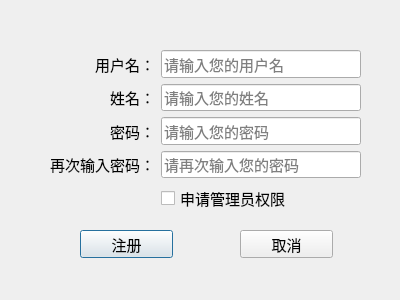
<?xml version="1.0" encoding="UTF-8"?>
<ui version="4.0">
 <class>SignupDialog</class>
 <widget class="QDialog" name="SignupDialog">
  <property name="geometry">
   <rect>
    <x>0</x>
    <y>0</y>
    <width>400</width>
    <height>300</height>
   </rect>
  </property>
  <property name="minimumSize">
   <size>
    <width>400</width>
    <height>300</height>
   </size>
  </property>
  <property name="maximumSize">
   <size>
    <width>400</width>
    <height>300</height>
   </size>
  </property>
  <property name="windowTitle">
   <string>Dialog</string>
  </property>
  <widget class="QPushButton" name="signPushButton">
   <property name="geometry">
    <rect>
     <x>80</x>
     <y>230</y>
     <width>93</width>
     <height>28</height>
    </rect>
   </property>
   <property name="font">
    <font>
     <family>华文楷体</family>
     <pointsize>11</pointsize>
    </font>
   </property>
   <property name="text">
    <string>注册</string>
   </property>
  </widget>
  <widget class="QPushButton" name="cancelPushButton">
   <property name="geometry">
    <rect>
     <x>240</x>
     <y>230</y>
     <width>93</width>
     <height>28</height>
    </rect>
   </property>
   <property name="font">
    <font>
     <family>华文楷体</family>
     <pointsize>11</pointsize>
    </font>
   </property>
   <property name="text">
    <string>取消</string>
   </property>
  </widget>
  <widget class="QWidget" name="layoutWidget">
   <property name="geometry">
    <rect>
     <x>50</x>
     <y>50</y>
     <width>311</width>
     <height>162</height>
    </rect>
   </property>
   <property name="font">
    <font>
     <family>华文楷体</family>
     <pointsize>11</pointsize>
    </font>
   </property>
   <layout class="QFormLayout" name="formLayout">
    <property name="labelAlignment">
     <set>Qt::AlignRight|Qt::AlignTrailing|Qt::AlignVCenter</set>
    </property>
    <item row="0" column="0">
     <widget class="QLabel" name="label">
      <property name="font">
       <font>
        <family>华文楷体</family>
        <pointsize>11</pointsize>
       </font>
      </property>
      <property name="text">
       <string>用户名：</string>
      </property>
      <property name="alignment">
       <set>Qt::AlignRight|Qt::AlignTrailing|Qt::AlignVCenter</set>
      </property>
     </widget>
    </item>
    <item row="0" column="1">
     <widget class="QLineEdit" name="idLineEdit">
      <property name="font">
       <font>
        <family>华文楷体</family>
        <pointsize>11</pointsize>
       </font>
      </property>
      <property name="placeholderText">
       <string>请输入您的用户名</string>
      </property>
     </widget>
    </item>
    <item row="1" column="0">
     <widget class="QLabel" name="label_2">
      <property name="font">
       <font>
        <family>华文楷体</family>
        <pointsize>11</pointsize>
       </font>
      </property>
      <property name="text">
       <string>姓名：</string>
      </property>
      <property name="alignment">
       <set>Qt::AlignRight|Qt::AlignTrailing|Qt::AlignVCenter</set>
      </property>
     </widget>
    </item>
    <item row="1" column="1">
     <widget class="QLineEdit" name="nameLineEdit">
      <property name="font">
       <font>
        <family>华文楷体</family>
        <pointsize>11</pointsize>
       </font>
      </property>
      <property name="placeholderText">
       <string>请输入您的姓名</string>
      </property>
     </widget>
    </item>
    <item row="2" column="0">
     <widget class="QLabel" name="label_3">
      <property name="font">
       <font>
        <family>华文楷体</family>
        <pointsize>11</pointsize>
       </font>
      </property>
      <property name="text">
       <string>密码：</string>
      </property>
      <property name="alignment">
       <set>Qt::AlignRight|Qt::AlignTrailing|Qt::AlignVCenter</set>
      </property>
     </widget>
    </item>
    <item row="2" column="1">
     <widget class="QLineEdit" name="pwdLineEdit">
      <property name="font">
       <font>
        <family>华文楷体</family>
        <pointsize>11</pointsize>
       </font>
      </property>
      <property name="echoMode">
       <enum>QLineEdit::Password</enum>
      </property>
      <property name="placeholderText">
       <string>请输入您的密码</string>
      </property>
     </widget>
    </item>
    <item row="3" column="0">
     <widget class="QLabel" name="label_4">
      <property name="font">
       <font>
        <family>华文楷体</family>
        <pointsize>11</pointsize>
       </font>
      </property>
      <property name="text">
       <string>再次输入密码：</string>
      </property>
      <property name="alignment">
       <set>Qt::AlignRight|Qt::AlignTrailing|Qt::AlignVCenter</set>
      </property>
     </widget>
    </item>
    <item row="3" column="1">
     <widget class="QLineEdit" name="repwdLineEdit">
      <property name="font">
       <font>
        <family>华文楷体</family>
        <pointsize>11</pointsize>
       </font>
      </property>
      <property name="echoMode">
       <enum>QLineEdit::Password</enum>
      </property>
      <property name="placeholderText">
       <string>请再次输入您的密码</string>
      </property>
     </widget>
    </item>
    <item row="4" column="1">
     <widget class="QCheckBox" name="managerCheckBox">
      <property name="font">
       <font>
        <family>华文楷体</family>
        <pointsize>11</pointsize>
       </font>
      </property>
      <property name="text">
       <string>申请管理员权限</string>
      </property>
     </widget>
    </item>
   </layout>
  </widget>
 </widget>
 <resources/>
 <connections>
  <connection>
   <sender>cancelPushButton</sender>
   <signal>clicked()</signal>
   <receiver>SignupDialog</receiver>
   <slot>accept()</slot>
   <hints>
    <hint type="sourcelabel">
     <x>276</x>
     <y>227</y>
    </hint>
    <hint type="destinationlabel">
     <x>222</x>
     <y>258</y>
    </hint>
   </hints>
  </connection>
 </connections>
</ui>
